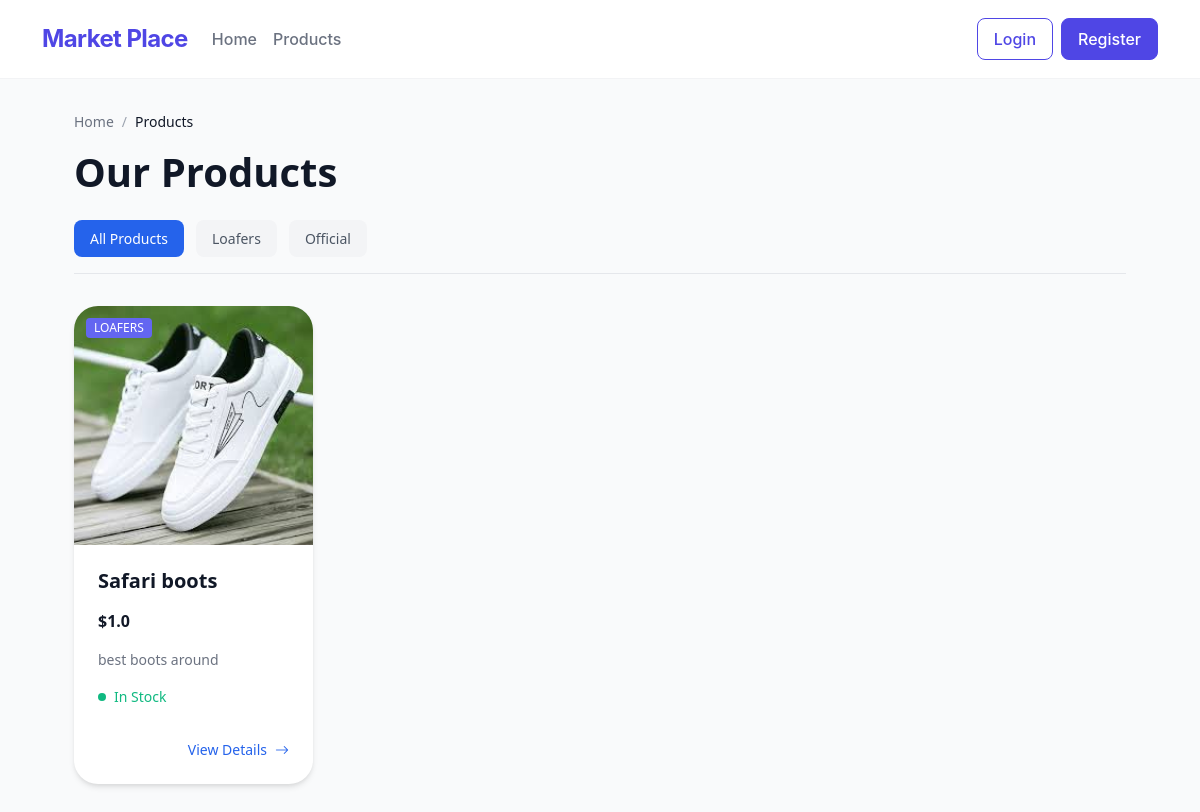
/products, run on an earlier commit of the app's database.
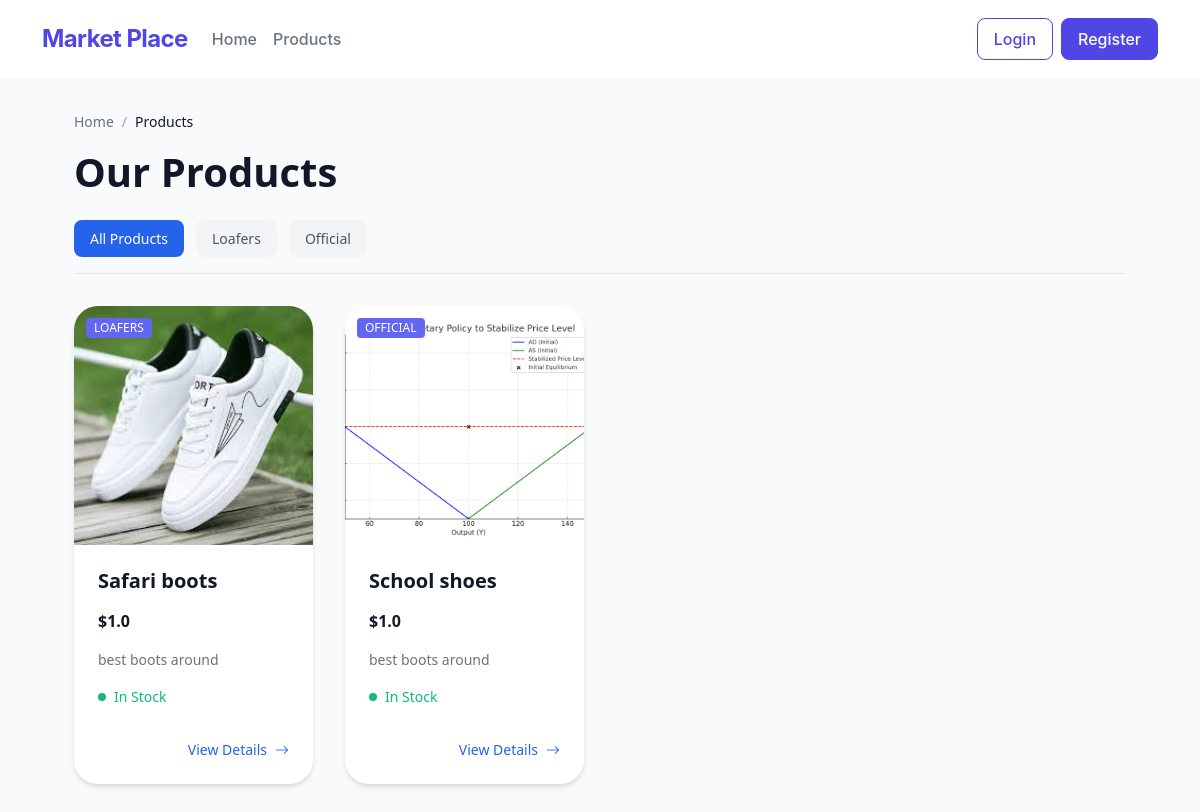
And on a later commit of the database.
### app.py (models this page shows)
class Category(db.Model):
    __tablename__ = 'categories'
    id = db.Column(db.Integer, primary_key=True)
    name = db.Column(db.String(100), unique=True, nullable=False)
    description = db.Column(db.String(500))
    products = db.relationship('Product', backref='category', lazy=True)

class Product(db.Model):
    __tablename__ = 'products'
    id = db.Column(db.Integer, primary_key=True)
    name = db.Column(db.String(100), nullable=False)
    description = db.Column(db.String(500), nullable=True)
    price = db.Column(db.Float, nullable=False)
    stock_quantity = db.Column(db.Integer, nullable=False)
    category_id = db.Column(db.Integer, db.ForeignKey('categories.id'), nullable=False)
    order_items = db.relationship('OrderItem', backref='product', lazy=True)
    images = db.relationship('ProductImage', backref='product', lazy=True)

class ProductImage(db.Model):
    __tablename__ = 'product_images'
    id = db.Column(db.Integer, primary_key=True)
    product_id = db.Column(db.Integer, db.ForeignKey('products.id'), nullable=False)
    image_url = db.Column(db.String(200), nullable=False)

### app.py (the view)
@app.route('/products')
def products():
    category_id = request.args.get('category_id', type=int)
    selected_category = None
    if category_id:
        selected_category = Category.query.get_or_404(category_id)
        products = Product.query.filter_by(category_id=category_id).all()
    else:
        products = Product.query.all()
    categories = Category.query.all()
    return render_template('products.html',
                           products=products,
                           categories=categories,
                           selected_category=selected_category)

### app.py (called while the page is built)
def get_cart_unique_items():
    if 'user_id' in session:
        order = Order.query.filter_by(user_id=session['user_id'], status="Pending").first()
        if order:
            return OrderItem.query.filter_by(order_id=order.id).count()
    return 0

@app.context_processor
def inject_cart_count():
    return dict(cart_count=get_cart_unique_items())

### templates/products.html (shortened to what this page needs)
{% extends 'base.html' %}
{% block content %}
<div class="products-container">
    <nav class="breadcrumb">
        <a href="{{ url_for('home') }}">Home</a>
        <span>/</span>
        <span class="current">Products</span>
    </nav>
    <div class="products-header">
        <h1>Our Products</h1>
        <div class="category-nav">
            <a href="{{ url_for('products') }}"
               class="category-link {% if not selected_category %}active{% endif %}">
                All Products
            </a>
            {% for category in categories %}
            <a href="{{ url_for('products', category_id=category.id) }}"
               class="category-link {% if selected_category and selected_category.id == category.id %}active{% endif %}">
                {{ category.name }}
            </a>
            {% endfor %}
        </div>
    </div>
    <div class="products-grid">
        {% for product in products %}
        <div class="product-card">
            <div class="product-image">
                <div class="image-badges">
                    <span class="badge category">{{ product.category.name }}</span>
                </div>
                {% if product.images %}
                    <img src="{{ url_for('static', filename='uploads/' + product.images[0].image_url) }}"
                         alt="Image of {{ product.name }}">
                {% else %}
                    <div class="no-image">
                        <i class="bi bi-image"></i>
                        <p>No image available</p>
                    </div>
                {% endif %}
            </div>
            <div class="product-content">
                <h2 class="product-title">
                    <a href="{{ url_for('product_detail', product_id=product.id) }}">{{ product.name }}</a>
                </h2>
                <div class="price-section">
                    <span class="current-price">${{ product.price }}</span>
                </div>
                <p class="product-description">{{ product.description|truncate(100) }}</p>
                <div class="stock-status {% if product.stock_quantity > 0 %}in-stock{% else %}out-of-stock{% endif %}">
                    <div class="stock-indicator">
                        <div class="indicator-dot"></div>
                        {% if product.stock_quantity > 0 %}
                            <span>In Stock</span>
                        {% else %}
                            <span>Out of Stock</span>
                        {% endif %}
                    </div>
                </div>
                <div class="product-actions">
                    <a href="{{ url_for('product_detail', product_id=product.id) }}" class="view-details">
                        View Details
                        <i class="bi bi-arrow-right"></i>
                    </a>
                </div>
            </div>
        </div>
        {% else %}
        <div class="no-products">
            <p>No products found in this category.</p>
        </div>
        {% endfor %}
    </div>
</div>
{% endblock %}

### templates/base.html (shortened to what this page needs)
<!DOCTYPE html>
<html lang="en">
<head>
    <link rel="stylesheet" href="https://cdn.jsdelivr.net/npm/bootstrap-icons@1.7.2/font/bootstrap-icons.css">
    <link rel="stylesheet" href="https://cdn.jsdelivr.net/npm/bootstrap@5.3.1/dist/css/bootstrap.min.css">
    <link rel="stylesheet" href="{{ url_for('static', filename='css/styles.css') }}">
</head>
<body>
    <nav class="navbar navbar-expand-lg navbar-custom sticky-top">
        <div class="container">
            <a class="navbar-brand" href="{{ url_for('home') }}">Market Place</a>
            <div class="collapse navbar-collapse" id="navbarNav">
                <ul class="navbar-nav me-auto">
                    <li class="nav-item"><a class="nav-link" href="{{ url_for('home') }}">Home</a></li>
                    <li class="nav-item"><a class="nav-link" href="{{ url_for('products') }}">Products</a></li>
                </ul>
                <ul class="navbar-nav">
                    {% if session.get('user_id') %}
                    <li class="nav-item dropdown">
                        <a class="nav-link dropdown-toggle" href="#" id="userDropdown" data-bs-toggle="dropdown">
                            <i class="bi bi-person-circle me-1"></i>{{ session.get('user_name') }}
                        </a>
                        <ul class="dropdown-menu dropdown-menu-end">
                            <li><a class="dropdown-item" href="{{ url_for('my_orders') }}">
                                <i class="bi bi-clock-history me-2"></i>My Orders</a>
                            </li>
                            <li><a class="dropdown-item" href="{{ url_for('logout') }}">
                                <i class="bi bi-box-arrow-right me-2"></i>Logout</a>
                            </li>
                        </ul>
                    </li>
                    {% else %}
                    <li class="nav-item">
                        <a class="btn btn-outline-primary me-2" href="{{ url_for('login') }}">Login</a>
                    </li>
                    <li class="nav-item">
                        <a class="btn btn-primary" href="{{ url_for('register') }}">Register</a>
                    </li>
                    {% endif %}
                </ul>
            </div>
        </div>
    </nav>
    <div class="container my-4">
        {% block content %}{% endblock %}
    </div>
</body>
</html>

### static/css/styles.css (style rules this page uses)
.breadcrumb { display: flex; gap: 0.5rem; align-items: center; margin-bottom: 2rem; font-size: 0.875rem; color: #6b7280; }
.breadcrumb a { color: #6b7280; text-decoration: none; transition: color 0.2s; }
.breadcrumb .current { color: #000; font-weight: 500; }
.image-badges { position: absolute; top: 1rem; left: 1rem; z-index: 10; display: flex; gap: 0.5rem; }
.badge { padding: 0.5rem 1rem; border-radius: 2rem; font-size: 0.875rem; font-weight: 500; text-transform: uppercase; }
.price-section { display: flex; align-items: center; gap: 1rem; }
.current-price { font-size: 2rem; font-weight: 600; color: #000; }
.product-description { color: #4b5563; line-height: 1.8; margin-bottom: 2rem; font-size: 1.125rem; }
.stock-status { margin-bottom: 2rem; }
.stock-indicator { display: flex; align-items: center; gap: 0.75rem; }
.indicator-dot { width: 8px; height: 8px; border-radius: 50%; animation: pulse 2s infinite; }
.in-stock .indicator-dot { background: #059669; }
html { scroll-behavior: smooth; }

### templates/base.html (style rules this page uses)
:root { --primary-color: #4F46E5; --hover-color: #4338CA; --background-light: #F9FAFB; --text-primary: #111827; --text-secondary: #6B7280; }
body { font-family: 'Inter', system-ui, -apple-system, sans-serif; background-color: var(--background-light); color: var(--text-primary); }
.navbar-custom { background-color: rgba(255, 255, 255, 0.95); backdrop-filter: blur(10px); border-bottom: 1px solid rgba(229, 231, 235, 0.5); padding: 1rem 0; }
.navbar-custom .navbar-brand { font-size: 1.5rem; font-weight: 700; color: var(--primary-color); letter-spacing: -0.025em; }
.navbar-custom .nav-link { color: var(--text-secondary); font-weight: 500; padding: 0.5rem 1rem; transition: all 0.2s ease; border-radius: 0.5rem; }
.btn { padding: 0.5rem 1rem; font-weight: 500; border-radius: 0.5rem; transition: all 0.2s ease; }
.btn-primary { background-color: var(--primary-color); border-color: var(--primary-color); }
.btn-outline-primary { color: var(--primary-color); border-color: var(--primary-color); }

What changed in the data, as far as the page shows it:
added Product: category.name "OFFICIAL", image_url (picture), name "School shoes", price "1.0", description "best boots around", stock_quantity "In Stock"
